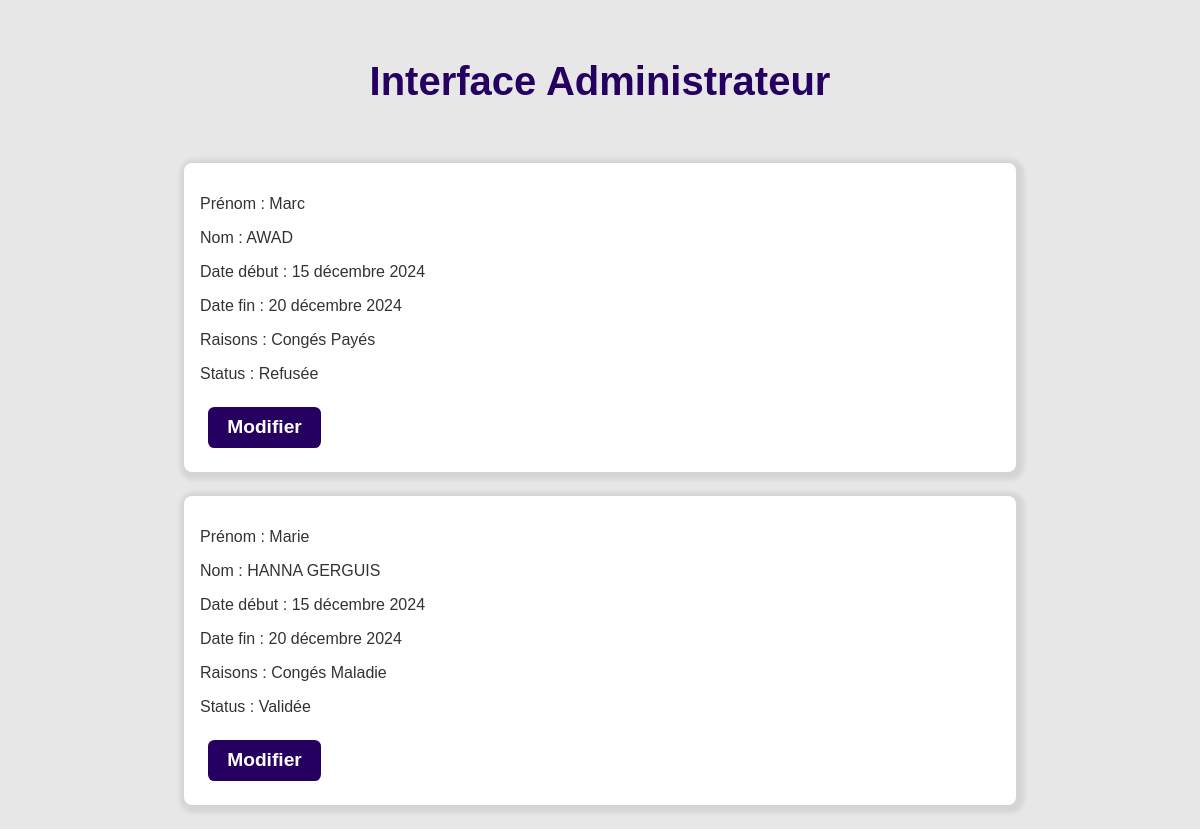
The app's page /administrateur/, older data.
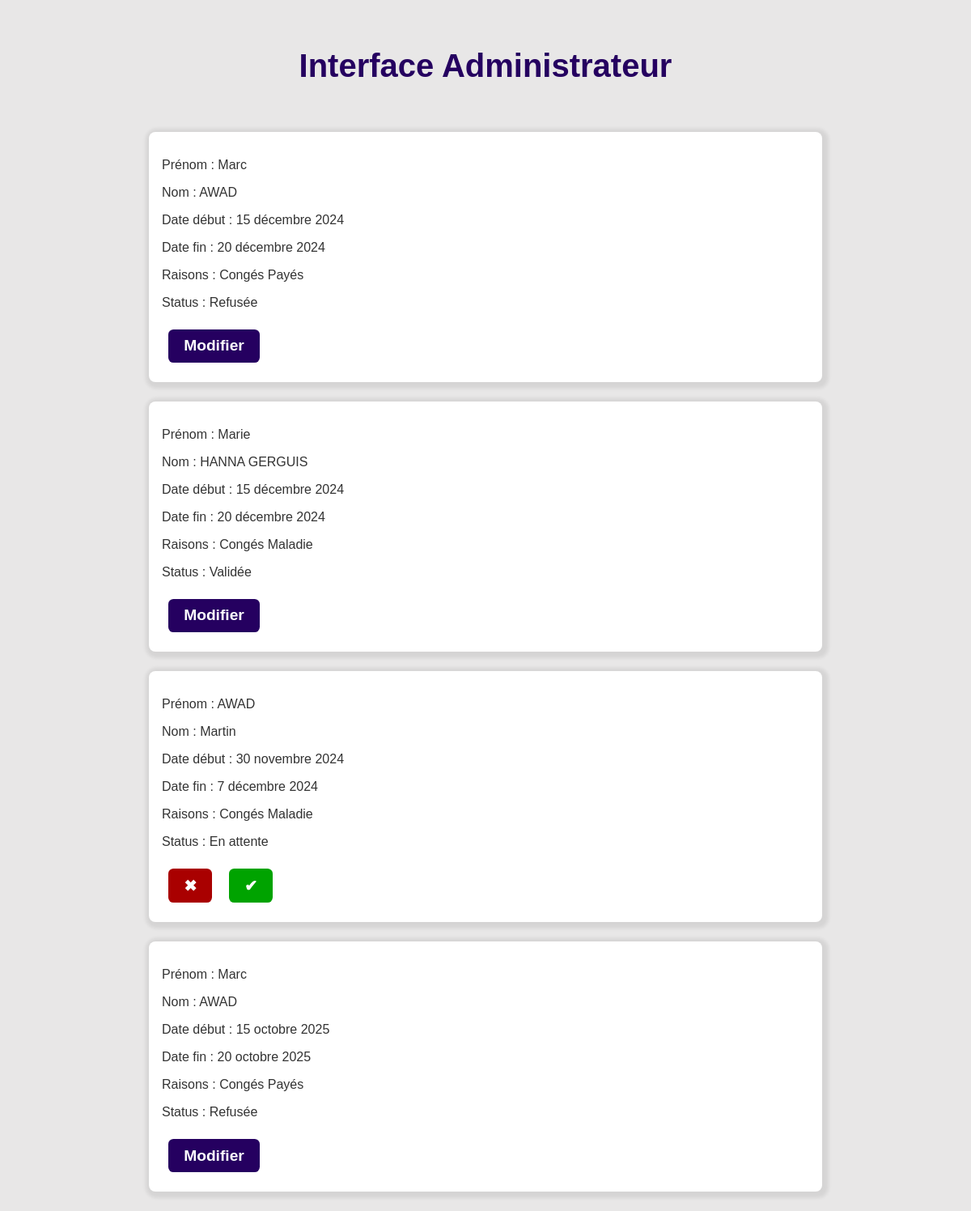
The same page, newer data.
### myApp/models.py (models this page shows, shortened)
class Conges(models.Model):
    name = models.CharField(max_length=100)
    lastname = models.CharField(max_length=100)
    email = models.EmailField()
    date = models.DateField()
    end_date = models.DateField()
    REASONS = [
    ('conges_payes', 'Congés Payés'),
    ('conges_maladie', 'Congés Maladie'),
    ('conges_exceptionnels', 'Congés Exceptionnels'),]
    reason = models.CharField(max_length=20, choices=REASONS, default='conges_payes')
    STATUS_CHOICES = [
        ('en_attente', 'En attente'),
        ('refusee', 'Refusée'),
        ('validee', 'Validée'),
    ]
    status = models.CharField(max_length=10, choices=STATUS_CHOICES, default='en_attente')

### myApp/views.py (the view, shortened to what this page needs)
# urls.py: path('administrateur/',admin_page),
def admin_page(request):
    conges = Conges.objects.all()
    return render(request, 'admin.html', context={'conges': conges})

### myApp/templates/admin.html (shortened to what this page needs)
<!DOCTYPE html>
<html lang="fr">
<head>
    {% load static %}
    <link rel="stylesheet" href="{% static 'css/style.css' %}">
</head>
<body>
    <h1>Interface Administrateur</h1>
    {% for conge in conges %}
        <div class ='div_demande_recap'>
            <p>Prénom : {{conge.name}}</p>
            <p>Nom : {{conge.lastname}}</p>
            <p>Date début : {{conge.date}}</p>
            <p>Date fin : {{conge.end_date}}</p>
            <p>Raisons : {{conge.get_reason_display}}</p>
            <p>Status : {{conge.get_status_display}}</p>
            {% if conge.status == 'en_attente' %}
                <form method="POST" style="display:inline;" class="form_button">
                <button type="submit" class="cancelled_button">✖</button>
                </form>
                <form method="POST" style="display:inline;" class="form_button">
                <button type="submit" class="validate_button">✔</button>
                </form>
            {% else %}
                <form method="POST" style="display:inline;" class="form_button">
                <button type="submit">Modifier</button>
                </form>
            {% endif %}
        </div>
    {% endfor %}
</body>
</html>

### myApp/static/css/style.css (style rules this page uses)
body { background: #e8e7e7; color: #333; font-family:Arial, Helvetica, sans-serif; margin: 0; padding: 0; display: flex; flex-direction: column; align-items: center; min-height: 100vh; }
.normal_form , .div_demande_recap { width: 95%; max-width: 800px; padding: 1rem; margin-bottom: 1.5rem; background: #fff; border-radius: 0.5rem; box-shadow: 2px 2px 4px 6px rgba(0, 0, 0, 0.08); }
button { margin: 0.5rem; padding: 0.6rem 1.2rem; background: #250060; color: #fff; border: none; border-radius: 0.4rem; font-size: 1.2rem; font-weight: bold; transition: background 0.3s, transform 0.2s; }
h1 { padding: 2rem; font-size: 2.5rem; color: #250060; }
.validate_button { background-color: rgb(0, 163, 0); }
.cancelled_button { background-color: rgb(169, 0, 0); }

Row changes from the older to the newer data that the page shows:
added Conges: name "AWAD", lastname "Martin", date "30 novembre 2024", end_date "7 décembre 2024", reason "Congés Maladie", status "En attente"
added Conges: name "Marc", lastname "AWAD", date "15 octobre 2025", end_date "20 octobre 2025", reason "Congés Payés", status "Refusée"
